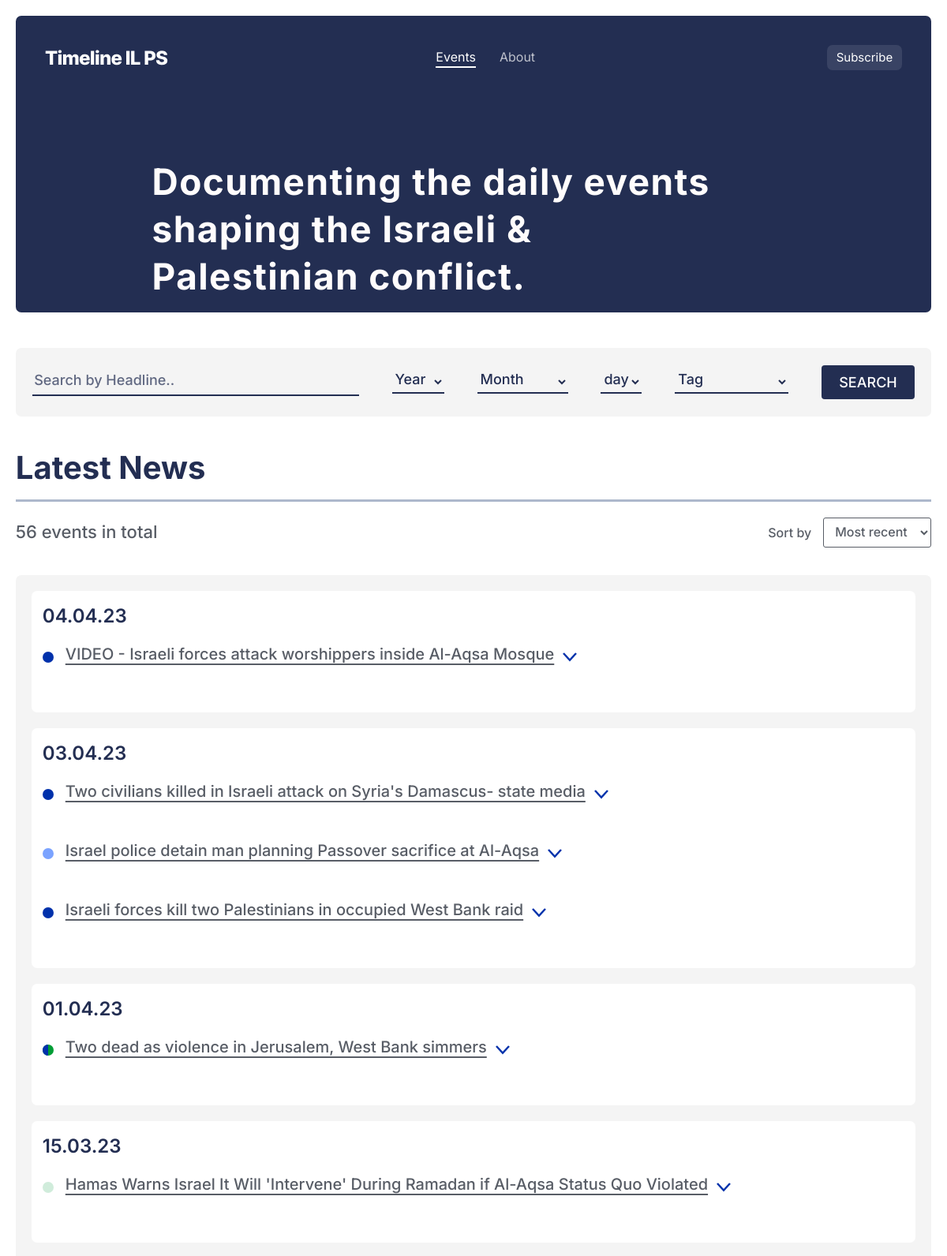
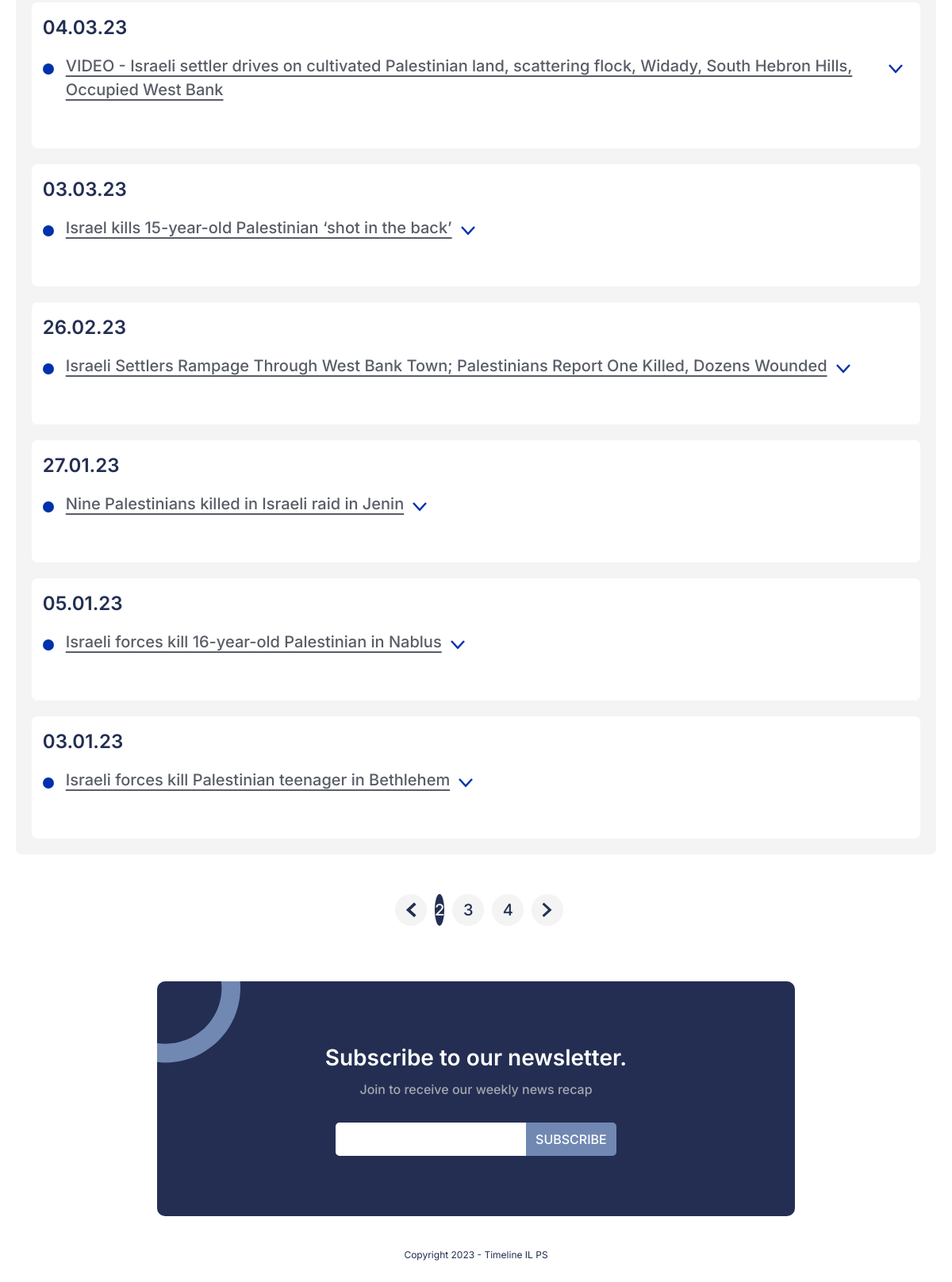
Screenshot of /?page=2 with the database file from the repository (2 pictures, top to bottom).
### user/models.py (models this page shows, shortened)
class event(models.Model):
    categories=(("GD","GD"),("BD","BD"),("GD/BD","GD/BD"),("LGD","LGD"),("LBD","LBD"),("GrD","GrD"))
    category = models.CharField(max_length=200,choices=categories,null=True)
    author = models.ForeignKey(User, on_delete=models.CASCADE,default=User)
    event_date = models.DateField()
    event_title= models.CharField(max_length=200)
    event_bullet_1=models.CharField(max_length=200,help_text = "Required",blank=False,null=True)
    event_bullet_2=models.CharField(max_length=200,help_text = "Opional",null=True,blank=True)
    event_bullet_3=models.CharField(max_length=200,help_text = "Opional",null=True,blank=True)
    event_bullet_4=models.CharField(max_length=200,help_text = "Opional",null=True,blank=True)
    event_bullet_5=models.CharField(max_length=200,help_text = "Opional",null=True,blank=True)
    source1_url = models.URLField(help_text = "Required",)
    source1_image = models.URLField(help_text = "Required",null=True,blank=True)
    source2_url = models.URLField(help_text = "Opional",null=True,blank=True)
    source2_image = models.URLField(help_text = "Opional",null=True,blank=True)
    source3_url = models.URLField(help_text = "Opional",null=True,blank=True)
    source3_image = models.URLField(help_text = "Opional",null=True,blank=True)
    tags = models.ManyToManyField("tag",null=True,blank=True)

### user/views.py (the view)
# urls.py: path('',views.home,name="landing"),
def home(request):
    queryset = event.objects.order_by('-event_date')
    sort_input = "default"
    if request.method == 'POST':
        sort_input =request.POST.get('selected_sort')
        if sort_input == "name-asc":
            queryset = event.objects.order_by('event_date')
        else:
            queryset = event.objects.order_by('-event_date')
    years = queryset.values('event_date__year')
    year_list = sorted(set(year['event_date__year'] for year in years), reverse=True)
    tag_list = tag.objects.all()
    title_filter=request.POST.get('headline')
    year_filter=request.POST.get('Year')
    month_filter=request.POST.get('month')
    day_filter=request.POST.get('day')
    tag_filter=request.POST.get('tag')
    if title_filter:
        queryset=queryset.filter(event_title__icontains=title_filter)
    if year_filter:
        year_filter = int(year_filter)
        queryset = queryset.filter(event_date__year=year_filter)
    if month_filter:
        queryset=queryset.filter(event_date__month=month_filter)
    if day_filter:
        day_filter = int(day_filter)
        queryset=queryset.filter(event_date__day=day_filter)
    print(queryset.values('event_date'))
    grouped_queryset = queryset.values('event_date').annotate(count=Count('id'))
    paginator = Paginator(grouped_queryset, 10)  # Display 10 items per page
    page = request.GET.get('page')
    grouped_queryset_paginated = paginator.get_page(page)
    context = {'grouped_queryset': grouped_queryset_paginated, "queryset": queryset, 'events_num': len(queryset), 'paginator': paginator, 'sort_input': sort_input,"year_list":year_list,"year":year_filter,"month":month_filter,"day":day_filter,"title":title_filter,"tag":tag_filter,"tag_list":tag_list}
    return render(request, 'index.html', context)

### user/models.py (called while the page is built)
    def __str__(self):
        return self.tag

### user/templates/index.html (shortened to what this page needs)
{% load static%}
<!DOCTYPE html>
<html lang="en" style="overflow-x: hidden;">
<head>
    <link rel="stylesheet" media='screen and (min-width: 900px)' href="{% static 'css/main.css' %}">
    <link rel='stylesheet' media='screen and (max-width: 900px)' href="{% static 'css/main_mobile.css' %}" />
    <link rel="stylesheet" href="https://cdnjs.cloudflare.com/ajax/libs/twitter-bootstrap/4.1.3/css/bootstrap.min.css">
    <link rel="stylesheet" href="https://cdnjs.cloudflare.com/ajax/libs/ionicons/2.0.1/css/ionicons.min.css">
</head>
<body>
    <div id="header_wrapper">
        <header id="header">
            <div id="header_p1">
                <a href="{% url 'landing' %}"><img src="{% static 'img/logo.png' %}" alt="" id="landing_logo"></a>
            </div>
            <div id="header_p2">
                    <div id="events" class="head_menu_li">Events</div>
                    <a href="{% url 'about' %}"><div id="about" class="head_menu_li">About</div></a>
            </div>
            <div id="header_p3">
                    <div id="subscribe" class="onHover">Subscribe</div>
            </div>
        </header>
        <div id="head_desc">Documenting the daily events shaping the Israeli & Palestinian conflict.</div>
    </div>
    <section id="big_cont">
        <div id="search_box">
            <form action="" method="post">
                <input type="text" id="headline_input" name="headline" placeholder="Search by Headline..">
                <select id="year_input" name="Year" >
                    <option disabled selected value="0">Year</option>
                  </select>
                <select id="month_input" name="month" >
                    <option disabled selected value="0">Month</option>
                  </select>
                <select id="day_input" name="day" >
                    <option disabled selected value="0">day</option>
                  </select>
                <select id="tag_input" name="tag">
                    <option value="default">Tag</option>
                </select>
                <input type="submit" id="search_btn" value="SEARCH">
            </form>
        </div>
        <div id="event_ctrl">
            <div id="newest_event">Latest News</div>
            <div id="ctrl_p2">
                <div id="events_number">{{ events_num }} events in total</div>
                <div id="sort_box">
                    <div id="sort_title">Sort by</div>
                    <form action="" id="sort_form" method="post">
                        <select id="sort_by_select" name="selected_sort">
                            <option value="default" >Most recent</option>
                        </select>
                    </form>
                </div>
            </div>
        </div>
        <div id="events_cont">
            {% for group in grouped_queryset %}
            <div class="events_date">
                <div class="event_date">{{ group.event_date|date:"d.m.y" }}</div>
                {% for event in queryset %}
                {% if event.event_date == group.event_date %}
                  <div class="event">
                      <div class="event_title">
                          {% if event.category == "GD" %}
                            <svg width="14" height="14" viewBox="0 0 14 14" fill="none" xmlns="http://www.w3.org/2000/svg">
                                <rect width="14" height="14" rx="7" fill="#009D35"/>
                            </svg>
                          {% elif event.category == "BD" %}
                            <svg width="14" height="14" viewBox="0 0 14 14" fill="none" xmlns="http://www.w3.org/2000/svg">
                                <rect width="14" height="14" rx="7" fill="#0031AB"/>
                            </svg>
                          {% elif event.category == "GD/BD" %}
                            <svg width="14" height="14" viewBox="0 0 14 14" fill="none" xmlns="http://www.w3.org/2000/svg">
                                <rect width="14" height="14" rx="7" fill="#009D35"/>
                                <path d="M0 7C0 3.13401 3.13401 0 7 0V0V7V14V14C3.13401 14 0 10.866 0 7V7Z" fill="#0031AB"/>
                            </svg>
                          {% elif event.category == "LGD" %}
                            <svg width="14" height="14" viewBox="0 0 14 14" fill="none" xmlns="http://www.w3.org/2000/svg">
                                <rect width="14" height="14" rx="7" fill="#D0ECDB"/>
                            </svg>
                          {% elif event.category == "LBD" %}
                            <svg width="14" height="14" viewBox="0 0 14 14" fill="none" xmlns="http://www.w3.org/2000/svg">
                                <rect width="14" height="14" rx="7" fill="#7BA3FF"/>
                            </svg>
                          {% elif event.category == "GrD" %}
                            <svg width="14" height="14" viewBox="0 0 14 14" fill="none" xmlns="http://www.w3.org/2000/svg">
                                <rect width="14" height="14" rx="7" fill="#A5ACB9"/>
                            </svg>
                          {% endif %}
                          <div>{{ event.event_title }}</div>
                          <svg class="expend_arrow" width="20" height="14" viewBox="0 0 20 14" fill="none" xmlns="http://www.w3.org/2000/svg">
                              <path d="M2 2L10 10.7273L18 2" stroke="#0031AB" stroke-width="2.5"/>
                          </svg>
                      </div>
                  </div>
                {% endif %}
                {% endfor %}
            </div>
            {% endfor %}
        </div>
    </section>
    <div id="pages">
        {% if grouped_queryset.number <= 1 %}
            <div class="page_num page_num1">{{ grouped_queryset.number }} </div>
            {% if grouped_queryset.next_page_number != None %}
            <a href="?page={{ grouped_queryset.next_page_number }}"><div class="page_num">{{ grouped_queryset.next_page_number }}</div></a>
            <a href="?page={{ grouped_queryset.next_page_number|add:1 }}"><div class="page_num">{{ grouped_queryset.next_page_number|add:1 }}</div></a>
            <a href="?page={{ grouped_queryset.next_page_number }}"><div class="page_next">
                <svg width="14" height="20" viewBox="0 0 14 20" fill="none" xmlns="http://www.w3.org/2000/svg">
                    <path d="M1.56665 17.9L10.3121 9.88336L1.56665 1.86669" stroke="#232E52" stroke-width="3"/>
                </svg>
            </div></a>
            {% endif %}
        {% else %}
            <a href="?page={{ grouped_queryset.previous_page_number }}"><div class="page_next">
                <svg width="14" height="20" viewBox="0 0 14 20" fill="none" xmlns="http://www.w3.org/2000/svg">
                    <path d="M12.312 1.8667L3.56656 9.88337L12.312 17.9" stroke="#232E52" stroke-width="3.7"/>
                </svg>
            </div></a>
            <div class="page_num page_num1">{{ grouped_queryset.number }} </div>
            {% if grouped_queryset.next_page_number != Non %}
            <a href="?page={{ grouped_queryset.next_page_number }}"><div class="page_num">{{ grouped_queryset.next_page_number }}</div></a>
            {% endif %}
            {% if grouped_queryset.next_page_number|add:1 <= grouped_queryset.paginator.num_pages %}
            <a href="?page={{ grouped_queryset.next_page_number|add:1 }}"><div class="page_num">{{ grouped_queryset.next_page_number|add:1 }}</div></a>
            <a href="?page={{ grouped_queryset.next_page_number }}"><div class="page_next">
                <svg width="14" height="20" viewBox="0 0 14 20" fill="none" xmlns="http://www.w3.org/2000/svg">
                    <path d="M1.56665 17.9L10.3121 9.88336L1.56665 1.86669" stroke="#232E52" stroke-width="3"/>
                </svg>
            </div></a>
            {% endif %}
        {% endif %}
    </div>
    <div id="footer">
        <div id="footer_title">Subscribe to our newsletter.</div>
        <div id="footer_desc">Join to receive our weekly news recap</div>
        <form action="" id="footer_form">
            <input type="text" id="newsletter_email" name="newsletter_email">
            <input type="submit" id="submit_email" value="SUBSCRIBE">
        </form>
    </div>
    <div id="copyright">Copyright 2023 - Timeline IL PS</div>
</body>
</html>

### user/templates/index.html (style rules this page uses)
#events { opacity: 1; border-bottom: 2.5px solid white; }

### rows the page displays
event: category "BD" (drawn), event_title "VIDEO - Israeli forces attack worshippers inside Al-Aqsa Mosque"
event: category "BD" (drawn), event_title "Two civilians killed in Israeli attack on Syria's Damascus- state media"
event: category "LBD" (drawn), event_title "Israel police detain man planning Passover sacrifice at Al-Aqsa"
event: category "BD" (drawn), event_title "Israeli forces kill two Palestinians in occupied West Bank raid"
event: category "GD/BD" (drawn), event_title "Two dead as violence in Jerusalem, West Bank simmers"
event: category "LGD" (drawn), event_title "Hamas Warns Israel It Will 'Intervene' During Ramadan if Al-Aqsa Status Quo Violated"
event: category "BD" (drawn), event_title "VIDEO - Israeli settler drives on cultivated Palestinian land, scattering flock, Widady, South Hebron Hills, Occupied West Bank"
event: category "BD" (drawn), event_title "Israel kills 15-year-old Palestinian ‘shot in the back’"
event: category "BD" (drawn), event_title "Israeli Settlers Rampage Through West Bank Town; Palestinians Report One Killed, Dozens Wounded"
event: category "BD" (drawn), event_title "Nine Palestinians killed in Israeli raid in Jenin"
event: category "BD" (drawn), event_title "Israeli forces kill 16-year-old Palestinian in Nablus"
event: category "BD" (drawn), event_title "Israeli forces kill Palestinian teenager in Bethlehem"

### other values shown
{{ events_num }} "56"
{{ group.event_date|date:"d.m.y" }} "04.04.23" "03.04.23" "01.04.23" "15.03.23" "04.03.23" "03.03.23" "26.02.23" "27.01.23" "05.01.23" "03.01.23"
{{ grouped_queryset.number }} "2"
{{ grouped_queryset.next_page_number }} "3"
{{ grouped_queryset.next_page_number|add:1 }} "4"
